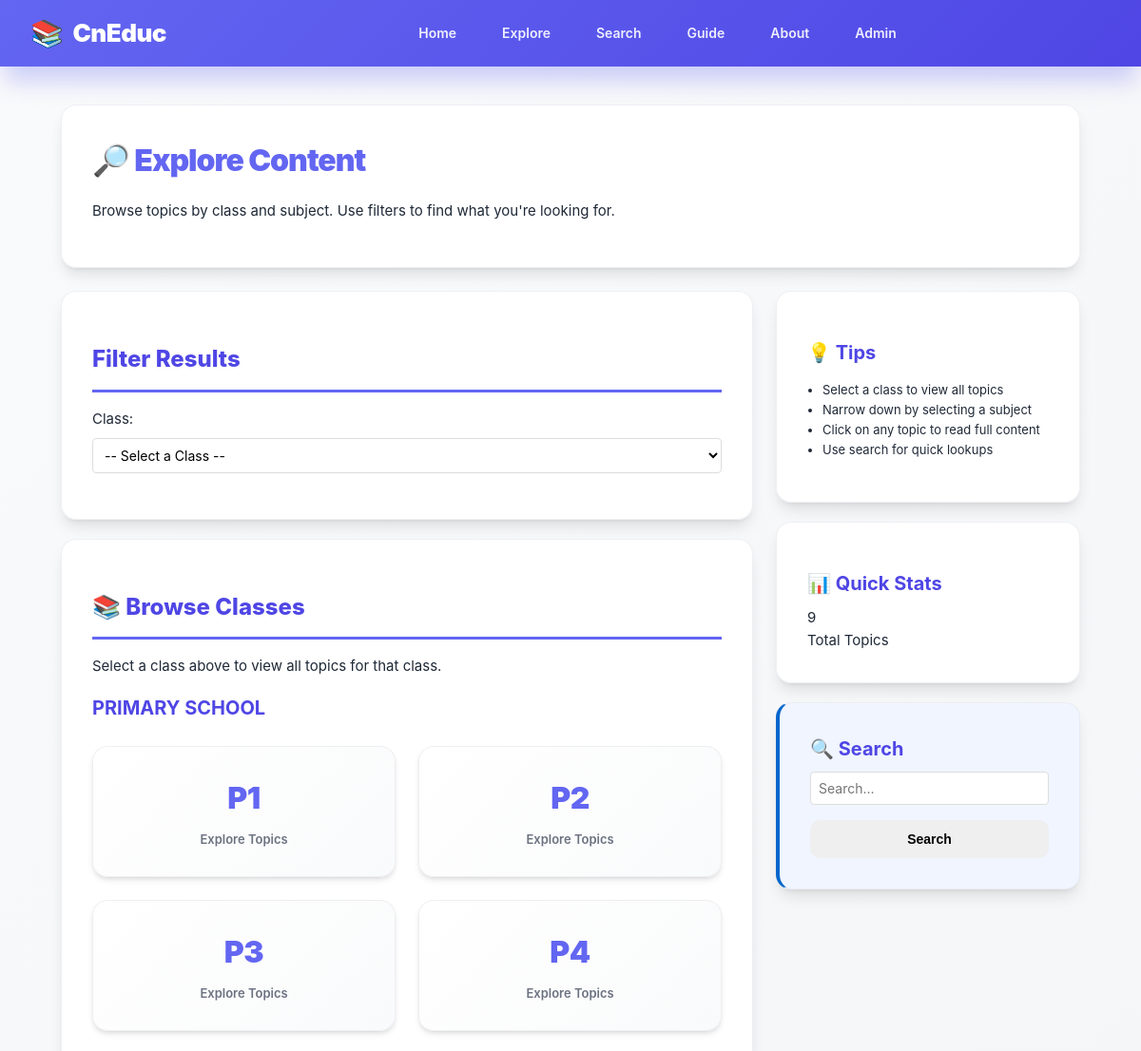
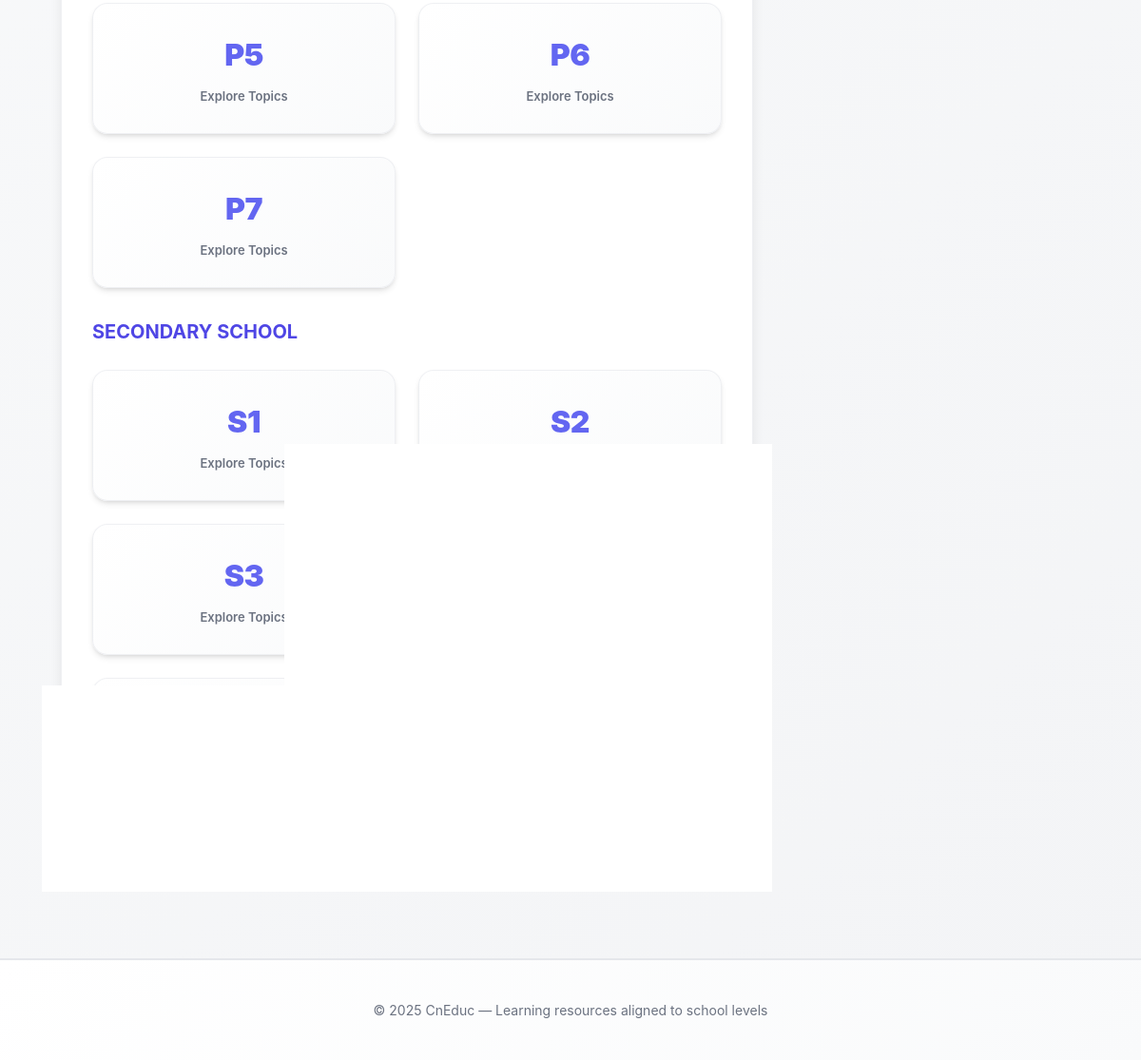
Screenshot of /explore.php with the database file from the repository (2 pictures, top to bottom).
### tables this page shows
CREATE TABLE IF NOT EXISTS `classes` (
  `id` INT AUTO_INCREMENT PRIMARY KEY,
  `level_id` INT NOT NULL,
  `name` VARCHAR(50) NOT NULL,
  `description` TEXT,
  `position` INT DEFAULT 0,
  FOREIGN KEY (`level_id`) REFERENCES `levels`(`id`) ON DELETE CASCADE,
  UNIQUE KEY `level_class` (`level_id`, `name`)
);

### includes/functions.php (called while the page is built, shortened)
<?php
require_once __DIR__ . '/db.php';
function get_classes_by_level($level_id) {
    global $mysqli;
    $level_id = (int)$level_id;
    $res = $mysqli->query("SELECT * FROM classes WHERE level_id = $level_id ORDER BY position, id");
    return $res ? $res->fetch_all(MYSQLI_ASSOC) : [];
}
function get_subjects_by_class($class_id) {
    global $mysqli;
    $class_id = (int)$class_id;
    $res = $mysqli->query("SELECT * FROM subjects WHERE class_id = $class_id ORDER BY position, id");
    return $res ? $res->fetch_all(MYSQLI_ASSOC) : [];
}
function get_topics_by_subject($subject_id) {
    global $mysqli;
    $subject_id = (int)$subject_id;
    $res = $mysqli->query("SELECT * FROM topics WHERE subject_id = $subject_id ORDER BY position, id");
    return $res ? $res->fetch_all(MYSQLI_ASSOC) : [];
}

### explore.php (the view, shortened to what this page needs)
<?php
require_once __DIR__ . '/includes/functions.php';
include __DIR__ . '/includes/header.php';
$filter_class = isset($_GET['class_id']) ? (int)$_GET['class_id'] : 0;
$primary_classes = get_classes_by_level(1);
$secondary_classes = get_classes_by_level(2);
$all_classes = array_merge($primary_classes, $secondary_classes);
$topics = [];
?>
<div class="content-wrapper">
  <div class="card">
    <h1>🔎 Explore Content</h1>
    <p>Browse topics by class and subject. Use filters to find what you're looking for.</p>
  </div>
  <div class="grid">
    <main class="main">
      <div class="card">
        <h2>Filter Results</h2>
        <form method="get" style="display: flex; gap: 12px; flex-wrap: wrap; align-items: flex-end;">
          <div style="flex: 1; min-width: 200px;">
            <label for="class_id">Class:</label>
            <select name="class_id" id="class_id" onchange="this.form.submit()" style="width: 100%; padding: 8px; border: 1px solid #ddd; border-radius: 4px;">
              <option value="0">-- Select a Class --</option>
            </select>
          </div>
        </form>
      </div>
      <?php if ($filter_class > 0): ?>
        <div class="card">
          <?php
          $class = cned_get_class($filter_class);
          $level = get_level($class['level_id']);
          $badge = ($level['id'] === 1) ? '<span class="primary-badge">PRIMARY</span>' : '<span class="secondary-badge">SECONDARY</span>';
          ?>
          <h2><?php echo $badge; ?> <?php echo htmlspecialchars($class['name']); ?> Content</h2>
          <?php if (empty($topics)): ?>
            <p>No topics found for the selected filters.</p>
          <?php else: ?>
            <div class="grid-2">
              <?php foreach ($topics as $topic):
                $subj = get_subject($topic['subject_id']);
              ?>
                <div class="feature-card">
                  <h3><a href="read_topic.php?id=<?php echo $topic['id']; ?>" style="color: #0066cc; text-decoration: none;">
                    <?php echo htmlspecialchars($topic['title']); ?>
                  </a></h3>
                  <p style="font-size: 12px; color: #999; margin: 8px 0;">
                    📖 <?php echo htmlspecialchars($subj['name']); ?>
                  </p>
                  <?php if (!empty($topic['content'])): ?>
                    <p style="font-size: 13px; color: #666; line-height: 1.4;">
                      <?php echo htmlspecialchars(substr($topic['content'], 0, 100)); ?>...
                    </p>
                  <?php endif; ?>
                  <a href="read_topic.php?id=<?php echo $topic['id']; ?>" class="btn" style="font-size: 11px; padding: 6px 10px;">Read More</a>
                </div>
              <?php endforeach; ?>
            </div>
          <?php endif; ?>
        </div>
      <?php else: ?>
        <div class="card">
          <h2>📚 Browse Classes</h2>
          <p>Select a class above to view all topics for that class.</p>
          <h3><span class="primary-badge">PRIMARY SCHOOL</span></h3>
          <div class="grid-4">
            <?php foreach ($primary_classes as $cls): ?>
              <a href="explore.php?class_id=<?php echo $cls['id']; ?>" class="class-card">
                <div class="class-card-title"><?php echo htmlspecialchars($cls['name']); ?></div>
                <div class="class-card-subtitle">Explore Topics</div>
              </a>
            <?php endforeach; ?>
          </div>
          <h3 style="margin-top: 30px;"><span class="secondary-badge">SECONDARY SCHOOL</span></h3>
          <div class="grid-4">
            <?php foreach ($secondary_classes as $cls): ?>
              <a href="explore.php?class_id=<?php echo $cls['id']; ?>" class="class-card">
                <div class="class-card-title"><?php echo htmlspecialchars($cls['name']); ?></div>
                <div class="class-card-subtitle">Explore Topics</div>
              </a>
            <?php endforeach; ?>
          </div>
        </div>
      <?php endif; ?>
    </main>
    <aside class="sidebar">
      <div class="card">
        <h3>💡 Tips</h3>
        <ul style="font-size: 13px; padding-left: 16px;">
          <li>Select a class to view all topics</li>
          <li>Narrow down by selecting a subject</li>
          <li>Click on any topic to read full content</li>
          <li>Use search for quick lookups</li>
        </ul>
      </div>
      <div class="card">
        <h3>📊 Quick Stats</h3>
        <?php
        $all_topics = [];
        foreach ($all_classes as $cls) {
          $subjects = get_subjects_by_class($cls['id']);
          foreach ($subjects as $subj) {
            $all_topics = array_merge($all_topics, get_topics_by_subject($subj['id']));
          }
        }
        ?>
        <div class="stats-grid" style="grid-template-columns: 1fr;">
          <div class="stat-item">
            <div class="stat-number"><?php echo count($all_topics); ?></div>
            <div class="stat-label">Total Topics</div>
          </div>
        </div>
      </div>
      <div class="card" style="background: #f0f5ff; border-left: 4px solid #0066cc;">
        <h3 style="margin-top: 0;">🔍 Search</h3>
        <form action="search.php" method="get">
          <div style="margin: 8px 0;">
            <input type="text" name="q" placeholder="Search..." required style="width: 100%; padding: 8px; border: 1px solid #ddd; border-radius: 4px;">
          </div>
          <input type="submit" value="Search" class="btn" style="width: 100%; text-align: center;">
        </form>
      </div>
    </aside>
  </div>
</div>
<?php include __DIR__ . '/includes/footer.php'; ?>

### includes/header.php (style rules this page uses)
* { box-sizing: border-box; -webkit-box-sizing: border-box; -moz-box-sizing: border-box; }
html { scroll-behavior: smooth; -ms-overflow-style: scrollbar; }
body { margin: 0; padding: 0; }

### rows the page displays
classes: name "P1"
classes: name "P2"
classes: name "P3"
classes: name "P4"
classes: name "P5"
classes: name "P6"
classes: name "P7"
classes: name "S1"
classes: name "S2"
classes: name "S3"

### other values shown
count($all_topics) "9"
